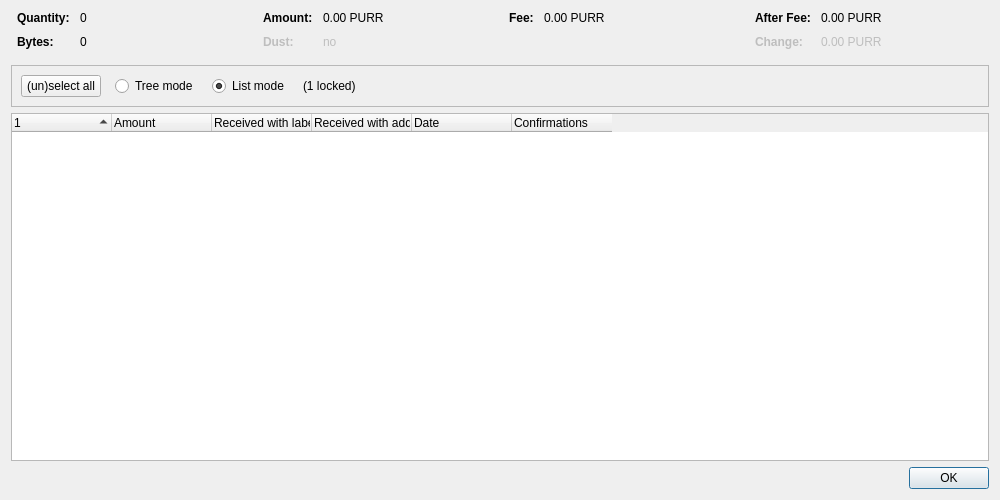
<?xml version="1.0" encoding="UTF-8"?>
<ui version="4.0">
 <class>CoinControlDialog</class>
 <widget class="QDialog" name="CoinControlDialog">
  <property name="geometry">
   <rect>
    <x>0</x>
    <y>0</y>
    <width>1000</width>
    <height>500</height>
   </rect>
  </property>
  <property name="windowTitle">
   <string>Coin Selection</string>
  </property>
  <layout class="QVBoxLayout" name="verticalLayout">
   <item>
    <layout class="QHBoxLayout" name="horizontalLayoutTop" stretch="0,0,0,0">
     <property name="topMargin">
      <number>0</number>
     </property>
     <property name="bottomMargin">
      <number>10</number>
     </property>
     <item>
      <layout class="QFormLayout" name="formLayoutCoinControl1">
       <property name="horizontalSpacing">
        <number>10</number>
       </property>
       <property name="verticalSpacing">
        <number>10</number>
       </property>
       <property name="leftMargin">
        <number>6</number>
       </property>
       <property name="rightMargin">
        <number>6</number>
       </property>
       <item row="0" column="0">
        <widget class="QLabel" name="labelCoinControlQuantityText">
         <property name="font">
          <font>
           <weight>75</weight>
           <bold>true</bold>
          </font>
         </property>
         <property name="text">
          <string>Quantity:</string>
         </property>
        </widget>
       </item>
       <item row="0" column="1">
        <widget class="QLabel" name="labelCoinControlQuantity">
         <property name="cursor">
          <cursorShape>IBeamCursor</cursorShape>
         </property>
         <property name="contextMenuPolicy">
          <enum>Qt::ActionsContextMenu</enum>
         </property>
         <property name="text">
          <string notr="true">0</string>
         </property>
         <property name="textInteractionFlags">
          <set>Qt::LinksAccessibleByMouse|Qt::TextSelectableByKeyboard|Qt::TextSelectableByMouse</set>
         </property>
        </widget>
       </item>
       <item row="1" column="0">
        <widget class="QLabel" name="labelCoinControlBytesText">
         <property name="font">
          <font>
           <weight>75</weight>
           <bold>true</bold>
          </font>
         </property>
         <property name="text">
          <string>Bytes:</string>
         </property>
        </widget>
       </item>
       <item row="1" column="1">
        <widget class="QLabel" name="labelCoinControlBytes">
         <property name="cursor">
          <cursorShape>IBeamCursor</cursorShape>
         </property>
         <property name="contextMenuPolicy">
          <enum>Qt::ActionsContextMenu</enum>
         </property>
         <property name="text">
          <string notr="true">0</string>
         </property>
         <property name="textInteractionFlags">
          <set>Qt::LinksAccessibleByMouse|Qt::TextSelectableByKeyboard|Qt::TextSelectableByMouse</set>
         </property>
        </widget>
       </item>
      </layout>
     </item>
     <item>
      <layout class="QFormLayout" name="formLayoutCoinControl2">
       <property name="horizontalSpacing">
        <number>10</number>
       </property>
       <property name="verticalSpacing">
        <number>10</number>
       </property>
       <property name="leftMargin">
        <number>6</number>
       </property>
       <property name="rightMargin">
        <number>6</number>
       </property>
       <item row="0" column="0">
        <widget class="QLabel" name="labelCoinControlAmountText">
         <property name="font">
          <font>
           <weight>75</weight>
           <bold>true</bold>
          </font>
         </property>
         <property name="text">
          <string>Amount:</string>
         </property>
        </widget>
       </item>
       <item row="0" column="1">
        <widget class="QLabel" name="labelCoinControlAmount">
         <property name="cursor">
          <cursorShape>IBeamCursor</cursorShape>
         </property>
         <property name="contextMenuPolicy">
          <enum>Qt::ActionsContextMenu</enum>
         </property>
         <property name="text">
          <string notr="true">0.00 PURR</string>
         </property>
         <property name="textInteractionFlags">
          <set>Qt::LinksAccessibleByMouse|Qt::TextSelectableByKeyboard|Qt::TextSelectableByMouse</set>
         </property>
        </widget>
       </item>
       <item row="1" column="0">
        <widget class="QLabel" name="labelCoinControlLowOutputText">
         <property name="enabled">
          <bool>false</bool>
         </property>
         <property name="font">
          <font>
           <weight>75</weight>
           <bold>true</bold>
          </font>
         </property>
         <property name="text">
          <string>Dust:</string>
         </property>
        </widget>
       </item>
       <item row="1" column="1">
        <widget class="QLabel" name="labelCoinControlLowOutput">
         <property name="enabled">
          <bool>false</bool>
         </property>
         <property name="cursor">
          <cursorShape>IBeamCursor</cursorShape>
         </property>
         <property name="contextMenuPolicy">
          <enum>Qt::ActionsContextMenu</enum>
         </property>
         <property name="text">
          <string notr="true">no</string>
         </property>
         <property name="textInteractionFlags">
          <set>Qt::LinksAccessibleByMouse|Qt::TextSelectableByKeyboard|Qt::TextSelectableByMouse</set>
         </property>
        </widget>
       </item>
      </layout>
     </item>
     <item>
      <layout class="QFormLayout" name="formLayoutCoinControl3">
       <property name="horizontalSpacing">
        <number>10</number>
       </property>
       <property name="verticalSpacing">
        <number>10</number>
       </property>
       <property name="leftMargin">
        <number>6</number>
       </property>
       <property name="rightMargin">
        <number>6</number>
       </property>
       <item row="0" column="0">
        <widget class="QLabel" name="labelCoinControlFeeText">
         <property name="font">
          <font>
           <weight>75</weight>
           <bold>true</bold>
          </font>
         </property>
         <property name="text">
          <string>Fee:</string>
         </property>
        </widget>
       </item>
       <item row="0" column="1">
        <widget class="QLabel" name="labelCoinControlFee">
         <property name="cursor">
          <cursorShape>IBeamCursor</cursorShape>
         </property>
         <property name="contextMenuPolicy">
          <enum>Qt::ActionsContextMenu</enum>
         </property>
         <property name="text">
          <string notr="true">0.00 PURR</string>
         </property>
         <property name="textInteractionFlags">
          <set>Qt::LinksAccessibleByMouse|Qt::TextSelectableByKeyboard|Qt::TextSelectableByMouse</set>
         </property>
        </widget>
       </item>
      </layout>
     </item>
     <item>
      <layout class="QFormLayout" name="formLayoutCoinControl4">
       <property name="horizontalSpacing">
        <number>10</number>
       </property>
       <property name="verticalSpacing">
        <number>10</number>
       </property>
       <property name="leftMargin">
        <number>6</number>
       </property>
       <property name="rightMargin">
        <number>6</number>
       </property>
       <item row="0" column="0">
        <widget class="QLabel" name="labelCoinControlAfterFeeText">
         <property name="font">
          <font>
           <weight>75</weight>
           <bold>true</bold>
          </font>
         </property>
         <property name="text">
          <string>After Fee:</string>
         </property>
        </widget>
       </item>
       <item row="0" column="1">
        <widget class="QLabel" name="labelCoinControlAfterFee">
         <property name="cursor">
          <cursorShape>IBeamCursor</cursorShape>
         </property>
         <property name="contextMenuPolicy">
          <enum>Qt::ActionsContextMenu</enum>
         </property>
         <property name="text">
          <string notr="true">0.00 PURR</string>
         </property>
         <property name="textInteractionFlags">
          <set>Qt::LinksAccessibleByMouse|Qt::TextSelectableByKeyboard|Qt::TextSelectableByMouse</set>
         </property>
        </widget>
       </item>
       <item row="1" column="0">
        <widget class="QLabel" name="labelCoinControlChangeText">
         <property name="enabled">
          <bool>false</bool>
         </property>
         <property name="font">
          <font>
           <weight>75</weight>
           <bold>true</bold>
          </font>
         </property>
         <property name="text">
          <string>Change:</string>
         </property>
        </widget>
       </item>
       <item row="1" column="1">
        <widget class="QLabel" name="labelCoinControlChange">
         <property name="enabled">
          <bool>false</bool>
         </property>
         <property name="cursor">
          <cursorShape>IBeamCursor</cursorShape>
         </property>
         <property name="contextMenuPolicy">
          <enum>Qt::ActionsContextMenu</enum>
         </property>
         <property name="text">
          <string notr="true">0.00 PURR</string>
         </property>
         <property name="textInteractionFlags">
          <set>Qt::LinksAccessibleByMouse|Qt::TextSelectableByKeyboard|Qt::TextSelectableByMouse</set>
         </property>
        </widget>
       </item>
      </layout>
     </item>
    </layout>
   </item>
   <item>
    <widget class="QFrame" name="frame">
     <property name="minimumSize">
      <size>
       <width>0</width>
       <height>40</height>
      </size>
     </property>
     <property name="frameShape">
      <enum>QFrame::StyledPanel</enum>
     </property>
     <property name="frameShadow">
      <enum>QFrame::Sunken</enum>
     </property>
     <layout class="QHBoxLayout" name="horizontalLayout">
      <item>
       <layout class="QHBoxLayout" name="horizontalLayoutPanel" stretch="0,0,0,0,0">
        <property name="spacing">
         <number>14</number>
        </property>
        <item>
         <widget class="QPushButton" name="pushButtonSelectAll">
          <property name="sizePolicy">
           <sizepolicy hsizetype="Maximum" vsizetype="Fixed">
            <horstretch>0</horstretch>
            <verstretch>0</verstretch>
           </sizepolicy>
          </property>
          <property name="text">
           <string>(un)select all</string>
          </property>
          <property name="autoDefault">
           <bool>false</bool>
          </property>
         </widget>
        </item>
        <item>
         <widget class="QRadioButton" name="radioTreeMode">
          <property name="sizePolicy">
           <sizepolicy hsizetype="Maximum" vsizetype="Fixed">
            <horstretch>0</horstretch>
            <verstretch>0</verstretch>
           </sizepolicy>
          </property>
          <property name="text">
           <string>Tree mode</string>
          </property>
         </widget>
        </item>
        <item>
         <widget class="QRadioButton" name="radioListMode">
          <property name="sizePolicy">
           <sizepolicy hsizetype="Maximum" vsizetype="Fixed">
            <horstretch>0</horstretch>
            <verstretch>0</verstretch>
           </sizepolicy>
          </property>
          <property name="text">
           <string>List mode</string>
          </property>
          <property name="checked">
           <bool>true</bool>
          </property>
         </widget>
        </item>
        <item>
         <widget class="QLabel" name="labelLocked">
          <property name="text">
           <string notr="true">(1 locked)</string>
          </property>
         </widget>
        </item>
        <item>
         <spacer name="horizontalSpacer">
          <property name="orientation">
           <enum>Qt::Horizontal</enum>
          </property>
          <property name="sizeHint" stdset="0">
           <size>
            <width>40</width>
            <height>20</height>
           </size>
          </property>
         </spacer>
        </item>
       </layout>
      </item>
     </layout>
    </widget>
   </item>
   <item>
    <widget class="CoinControlTreeWidget" name="treeWidget">
     <property name="contextMenuPolicy">
      <enum>Qt::CustomContextMenu</enum>
     </property>
     <property name="sortingEnabled">
      <bool>false</bool>
     </property>
     <property name="columnCount">
      <number>6</number>
     </property>
     <attribute name="headerShowSortIndicator" stdset="0">
      <bool>true</bool>
     </attribute>
     <attribute name="headerStretchLastSection">
      <bool>false</bool>
     </attribute>
     <column>
      <property name="text">
       <string/>
      </property>
     </column>
     <column>
      <property name="text">
       <string>Amount</string>
      </property>
     </column>
     <column>
      <property name="text">
       <string>Received with label</string>
      </property>
     </column>
     <column>
      <property name="text">
       <string>Received with address</string>
      </property>
     </column>
     <column>
      <property name="text">
       <string>Date</string>
      </property>
     </column>
     <column>
      <property name="text">
       <string>Confirmations</string>
      </property>
      <property name="toolTip">
       <string>Confirmed</string>
      </property>
     </column>
     <column>
      <property name="text">
       <string/>
      </property>
     </column>
     <column>
      <property name="text">
       <string/>
      </property>
     </column>
     <column>
      <property name="text">
       <string/>
      </property>
     </column>
     <column>
      <property name="text">
       <string/>
      </property>
     </column>
    </widget>
   </item>
   <item>
    <widget class="QDialogButtonBox" name="buttonBox">
     <property name="orientation">
      <enum>Qt::Horizontal</enum>
     </property>
     <property name="standardButtons">
      <set>QDialogButtonBox::Ok</set>
     </property>
    </widget>
   </item>
  </layout>
 </widget>
 <customwidgets>
  <customwidget>
   <class>CoinControlTreeWidget</class>
   <extends>QTreeWidget</extends>
   <header>qt/coincontroltreewidget.h</header>
  </customwidget>
 </customwidgets>
 <resources/>
 <connections/>
</ui>
